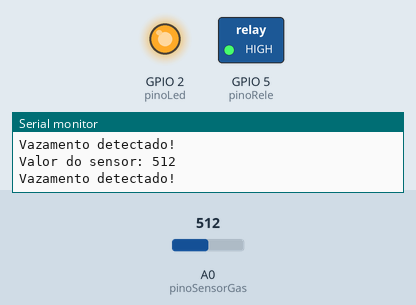
Simulated run of this sketch. Board: ESP8266 (NodeMCU). Shown: switched loads named in the sketch (green lamp = pin HIGH), output pins drawn as LEDs (lit = HIGH), the last lines printed to the serial monitor. Inputs (shaded band) come from the test bench; at power-on: A0 (pinoSensorGas) = 512. WiFi joins after 1.5 s; servers stay silent unless stated; no MQTT or app messages arrive unless stated; not simulated (calls return 0 or success): env.h; names the files do not define were given values by the test bench: mqtt_port = 1883.

Above: at 2.7 s.
2.8 s: A0 (pinoSensorGas) set to 264
4.7 s: A0 (pinoSensorGas) set to 239
At 5.8 s:
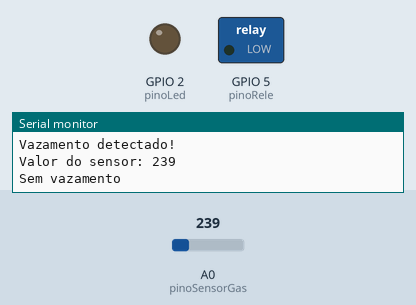
8.0 s: A0 (pinoSensorGas) set to 260
At 9.4 s:
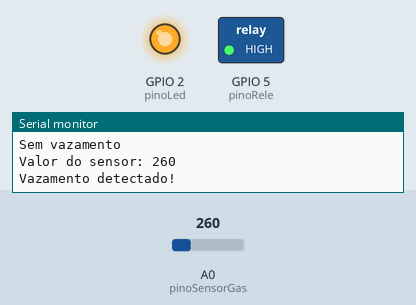
10.0 s: A0 (pinoSensorGas) set to 240
At 11.0 s:
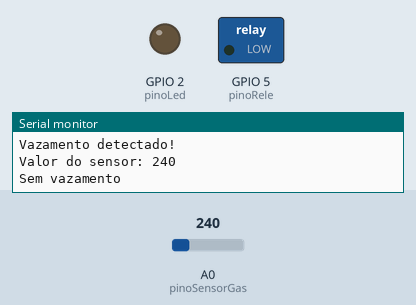
Timing chart, 0 to 13.0 s (numbered marks = the images above; inputs shaded):
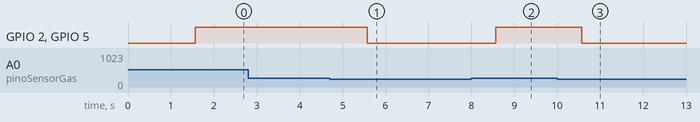

Measured:
- the behaviour switches between 251 and 250 on A0 (pinoSensorGas) (found by bisection; images 0 and 1)
- after the input at 4.7 s, GPIO 2 (pinoLed), GPIO 5 (pinoRele): HIGH → LOW after 0.87 s
- after the input at 8.0 s, GPIO 2 (pinoLed), GPIO 5 (pinoRele): LOW → HIGH after 0.57 s
- after the input at 10.0 s, GPIO 2 (pinoLed), GPIO 5 (pinoRele): HIGH → LOW after 0.57 s

The sketch:

main.ino
```cpp
#include <ESP8266WiFi.h>
#include <PubSubClient.h>
#include "env.h"

const int pinoSensorGas = A0;
const int pinoRele = 5;
const int pinoLed = LED_BUILTIN;

WiFiClient espClient;
PubSubClient client(espClient);

void setup_wifi() {
  delay(10);
  Serial.println();
  Serial.print("Conectando a ");
  Serial.println(ssid);
  WiFi.begin(ssid, password);

  while (WiFi.status() != WL_CONNECTED) {
    delay(500);
    Serial.print(".");
  }

  Serial.println("");
  Serial.println("WiFi conectado");
  Serial.println(WiFi.localIP());
}

void reconnect() {
  while (!client.connected()) {
    Serial.print("Conectando ao broker MQTT...");
    if (client.connect("SensorGasNode", mqtt_user, mqtt_pass)) {
      Serial.println("conectado!");
      client.subscribe("casa/comandos");
    } else {
      Serial.print("falhou, rc=");
      Serial.print(client.state());
      Serial.println("tentando novamente em 5 segundos...");
      delay(5000);
    }
  }
}

void setup() {
  pinMode(pinoRele, OUTPUT);
  pinMode(pinoLed, OUTPUT);
  pinMode(pinoSensorGas, INPUT);
  digitalWrite(pinoRele, LOW);
  digitalWrite(pinoLed, LOW);

  Serial.begin(112500);
  setup_wifi();
  client.setServer(mqtt_server, mqtt_port);
}

void loop() {
  if (!client.connected()) {
    reconnect();
  }
  client.loop();

  int valorSensor = analogRead(pinoSensorGas);
  Serial.print("Valor do sensor: ");
  Serial.println(valorSensor);

  if (valorSensor > 250) {
    digitalWrite(pinoRele, HIGH);
    digitalWrite(pinoLed, HIGH);
    Serial.println("Vazamento detectado!");
    client.publish("casa/sensor_gas", "1");
  } else {
    digitalWrite(pinoRele, LOW);
    digitalWrite(pinoLed, LOW);
    Serial.println("Sem vazamento");
    client.publish("casa/sensor_gas", "0");
  }

  delay(1000);
}
```
